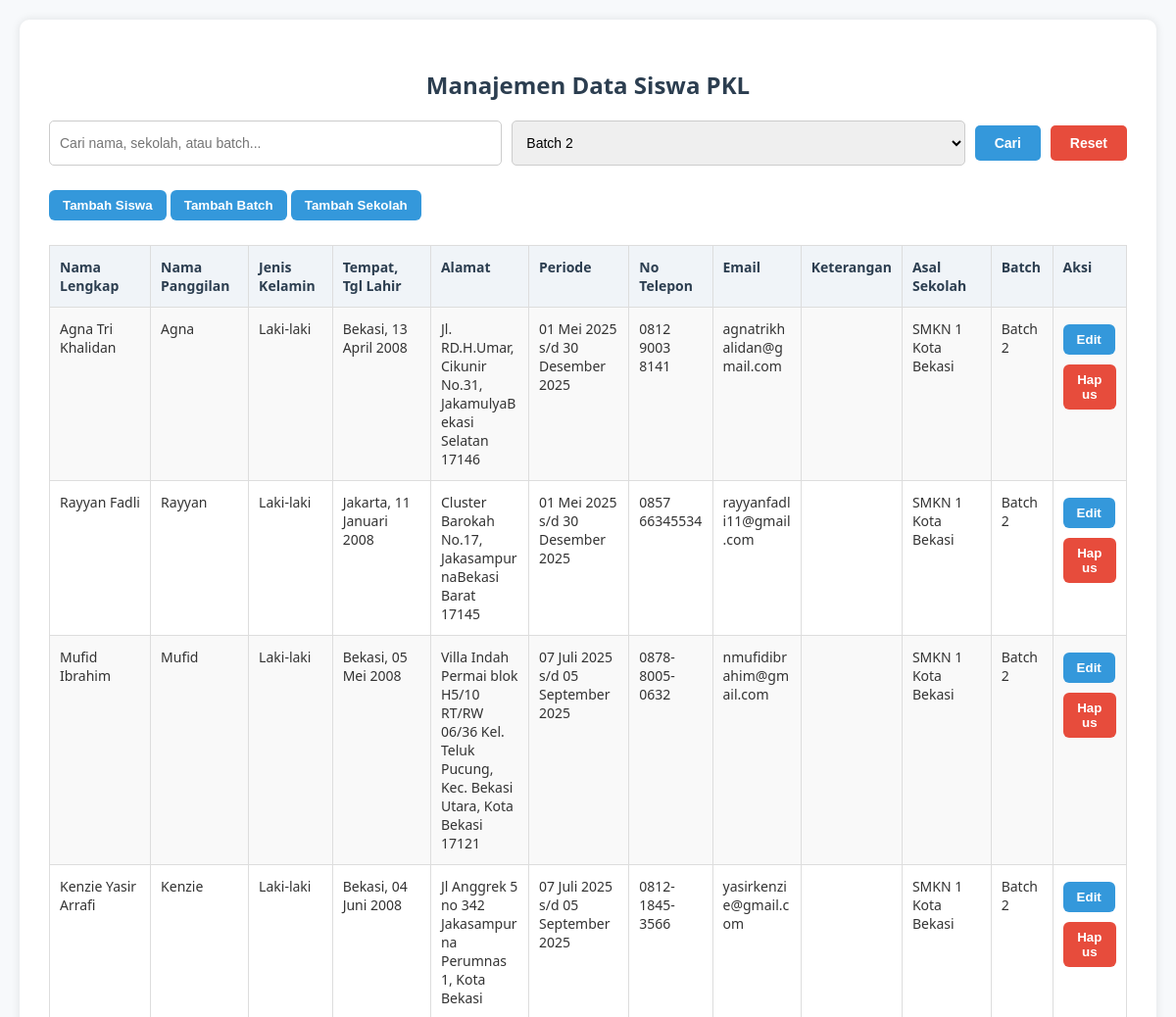
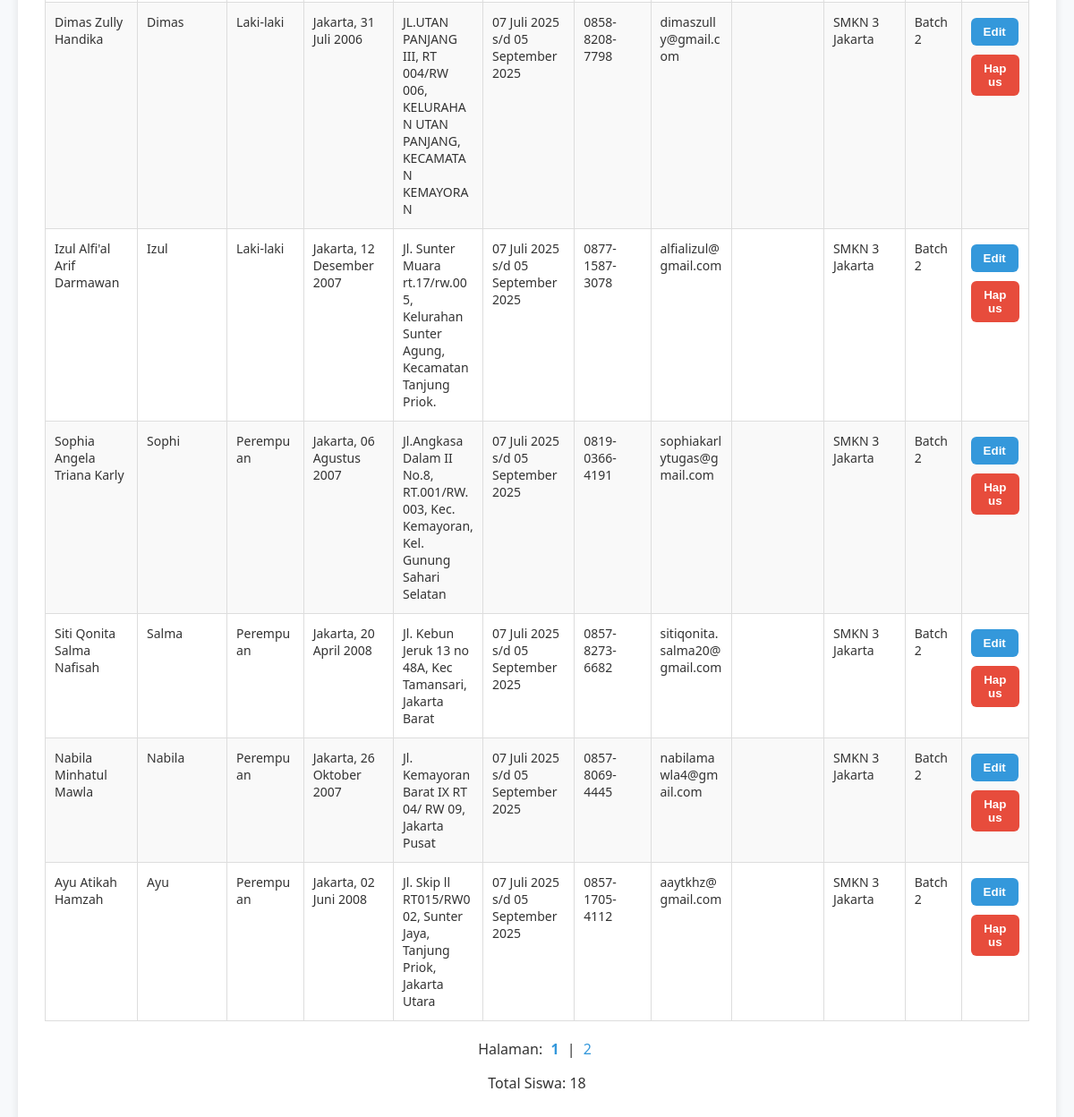
/index.php?batch_id=2, run on the app's committed database (2 pictures, top to bottom).
### tables this page shows
CREATE TABLE `siswa` (
  `id` int NOT NULL,
  `nama_lengkap` varchar(255) NOT NULL,
  `jenis_kelamin` enum('Laki-laki','Perempuan') DEFAULT NULL,
  `nama_panggilan` varchar(255) DEFAULT NULL,
  `tempat_lahir` varchar(255) DEFAULT NULL,
  `tanggal_lahir` date DEFAULT NULL,
  `alamat` varchar(255) DEFAULT NULL,
  `periode_mulai` date DEFAULT NULL,
  `periode_selesai` date DEFAULT NULL,
  `no_telepon` varchar(20) DEFAULT NULL,
  `email` varchar(255) DEFAULT NULL,
  `keterangan` text,
  `batch_id` int NOT NULL,
  `asal_sekolah_id` int NOT NULL
);

CREATE TABLE `asal_sekolah` (
  `id` int NOT NULL,
  `nama_sekolah` varchar(255) NOT NULL
);

CREATE TABLE `batch` (
  `id` int NOT NULL,
  `nama_batch` varchar(255) NOT NULL
);

### routes/students.php (called while the page is built, shortened)
<?php
function getStudents($pdo, $search = '', $batch_id = null, $page = 1, $perPage = 10) {
    $offset = ($page - 1) * $perPage;
    $search = '%' . $search . '%';
    $query = "
        SELECT s.*, a.nama_sekolah, b.nama_batch
        FROM siswa s
        JOIN asal_sekolah a ON s.asal_sekolah_id = a.id
        JOIN batch b ON s.batch_id = b.id
        WHERE (s.nama_lengkap LIKE :search OR s.nama_panggilan LIKE :search OR a.nama_sekolah LIKE :search OR b.nama_batch LIKE :search)
    ";
    $params = [':search' => $search];
    if ($batch_id !== null) {
        $query .= " AND s.batch_id = :batch_id";
        $params[':batch_id'] = $batch_id;
    }
    $query .= " ORDER BY a.nama_sekolah LIMIT :perPage OFFSET :offset";
    $stmt = $pdo->prepare($query);
    foreach ($params as $key => $value) {
        $stmt->bindValue($key, $value);
    }
    $stmt->bindValue(':perPage', (int)$perPage, PDO::PARAM_INT);
    $stmt->bindValue(':offset', (int)$offset, PDO::PARAM_INT);
    $stmt->execute();
    return $stmt->fetchAll(PDO::FETCH_ASSOC);
}
function getTotalStudents($pdo, $search = '', $batch_id = null) {
    $search = '%' . $search . '%';
    $query = "
        SELECT COUNT(*)
        FROM siswa s
        JOIN asal_sekolah a ON s.asal_sekolah_id = a.id
        JOIN batch b ON s.batch_id = b.id
        WHERE (s.nama_lengkap LIKE :search OR s.nama_panggilan LIKE :search OR a.nama_sekolah LIKE :search OR b.nama_batch LIKE :search)
    ";
    $params = [':search' => $search];
    if ($batch_id !== null) {
        $query .= " AND s.batch_id = :batch_id";
        $params[':batch_id'] = $batch_id;
    }
    $stmt = $pdo->prepare($query);
    foreach ($params as $key => $value) {
        $stmt->bindValue($key, $value);
    }
    $stmt->execute();
    return $stmt->fetchColumn();
}

### routes/batches.php (called while the page is built, shortened)
<?php
function getBatches($pdo) {
    $stmt = $pdo->query("SELECT * FROM batch");
    return $stmt->fetchAll(PDO::FETCH_ASSOC);
}
?>

### public/index.php (the view, shortened to what this page needs)
<?php
require_once '../config/database.php';
require_once '../routes/students.php';
require_once '../routes/batches.php';
$search = $_GET['search'] ?? '';
$batch_id = isset($_GET['batch_id']) && $_GET['batch_id'] !== '' ? (int)$_GET['batch_id'] : null;
$page = (int)($_GET['page'] ?? 1);
$perPage = 10;
$students = getStudents($pdo, $search, $batch_id, $page, $perPage);
$totalStudents = getTotalStudents($pdo, $search, $batch_id);
$totalPages = ceil($totalStudents / $perPage);
$batches = getBatches($pdo);
function tanggalIndo($tanggal, $withDay = true) {
    $bulanIndo = [
        1 => 'Januari', 2 => 'Februari', 3 => 'Maret',
        4 => 'April', 5 => 'Mei', 6 => 'Juni',
        7 => 'Juli', 8 => 'Agustus', 9 => 'September',
        10 => 'Oktober', 11 => 'November', 12 => 'Desember'
    ];
    $tgl = date('d', strtotime($tanggal));
    $bln = (int)date('m', strtotime($tanggal));
    $thn = date('Y', strtotime($tanggal));
    return $withDay ? "$tgl {$bulanIndo[$bln]} $thn" : "{$bulanIndo[$bln]} $thn";
}
?>
<!DOCTYPE html>
<html>
<head>
    <link rel="stylesheet" href="css/style.css">
</head>
<body>
    <div class="container">
        <h2>Manajemen Data Siswa PKL</h2>
        <form method="GET" class="search-form">
            <input type="text" name="search" value="<?= htmlspecialchars($search) ?>" placeholder="Cari nama, sekolah, atau batch...">
            <select name="batch_id">
                <?php foreach ($batches as $batch): ?>
                    <option value="<?= $batch['id'] ?>" <?= $batch_id === $batch['id'] ? 'selected' : '' ?>>
                        <?= htmlspecialchars($batch['nama_batch']) ?>
                    </option>
                <?php endforeach; ?>
            </select>
            <button type="submit" class="btn-primary">Cari</button>
            <?php if ($search || $batch_id !== null): ?>
                <a href="index.php"><button type="button" class="btn-danger">Reset</button></a>
            <?php endif; ?>
        </form>
        <a href="add_student.php"><button class="btn-primary">Tambah Siswa</button></a>
        <button onclick="openModal('batchModal')" class="btn-primary">Tambah Batch</button>
        <button onclick="openModal('schoolModal')" class="btn-primary">Tambah Sekolah</button>
        <table>
            <tr>
                <th>Nama Lengkap</th>
                <th>Nama Panggilan</th>
                <th>Jenis Kelamin</th>
                <th>Tempat, Tgl Lahir</th>
                <th>Alamat</th>
                <th>Periode</th>
                <th>No Telepon</th>
                <th>Email</th>
                <th>Keterangan</th>
                <th>Asal Sekolah</th>
                <th>Batch</th>
                <th>Aksi</th>
            </tr>
            <?php if (empty($students)): ?>
                <tr><td colspan="12">Tidak ada data ditemukan.</td></tr>
            <?php else: ?>
                <?php foreach ($students as $student): ?>
                <tr>
                    <td><?= htmlspecialchars($student['nama_lengkap']) ?></td>
                    <td><?= htmlspecialchars($student['nama_panggilan'] ?? '-') ?></td>
                    <td><?= htmlspecialchars($student['jenis_kelamin'] ?? '-') ?></td>
                    <td><?= htmlspecialchars(($student['tempat_lahir'] ?? '-') . ', ' . tanggalIndo($student['tanggal_lahir'])) ?></td>
                    <td><?= htmlspecialchars($student['alamat'] ?? '-') ?></td>
                    <td><?= htmlspecialchars(tanggalIndo($student['periode_mulai']) . ' s/d ' . tanggalIndo($student['periode_selesai'])) ?></td>
                    <td><?= htmlspecialchars($student['no_telepon'] ?? '-') ?></td>
                    <td><?= htmlspecialchars($student['email'] ?? '-') ?></td>
                    <td><?= htmlspecialchars($student['keterangan'] ?? '-') ?></td>
                    <td><?= htmlspecialchars($student['nama_sekolah']) ?></td>
                    <td><?= htmlspecialchars($student['nama_batch']) ?></td>
                    <td>
                        <a href="edit_student.php?id=<?= $student['id'] ?>"><button class="btn-primary">Edit</button></a>
                        <form method="POST" action="../routes/students.php" style="display:inline;">
                               <button type="submit" name="delete_student" class="btn-danger" onclick="return confirmDelete('Yakin ingin menghapus siswa ini?')">Hapus</button>
                        </form>
                    </td>
                </tr>
                <?php endforeach; ?>
            <?php endif; ?>
        </table>
        <?php if ($totalPages > 1): ?>
        <div class="pagination">
            <p>Halaman:
            <?php for ($i = 1; $i <= $totalPages; $i++): ?>
                <a href="index.php?page=<?= $i ?>&search=<?= urlencode($search) ?>&batch_id=<?= $batch_id ?? '' ?>" style="<?= $i === $page ? 'font-weight: bold;' : '' ?>">
                    <?= $i ?>
                </a><?= $i < $totalPages ? ' |' : '' ?>
            <?php endfor; ?>
            </p>
            <p>Total Siswa: <?= $totalStudents ?></p>
        </div>
        <?php endif; ?>
    </div>
</body>
</html>

### public/css/style.css (style rules this page uses)
body { font-family: 'Segoe UI', Tahoma, Geneva, Verdana, sans-serif; background: #f9f9f9; margin: 0; padding: 20px; color: #333; }
.container { max-width: 1200px; margin: auto; background: white; padding: 30px; border-radius: 10px; box-shadow: 0 2px 8px rgba(0,0,0,0.1); }
h2, h3 { color: #2c3e50; margin-bottom: 10px; }
button { border: none; border-radius: 6px; padding: 8px 14px; cursor: pointer; margin: 5px 0; font-weight: bold; }
.btn-primary { background-color: #3498db; color: white; }
.btn-danger { background-color: #e74c3c; color: white; }
table { width: 100%; border-collapse: collapse; margin-top: 20px; }
table th, table td { padding: 10px; text-align: left; border-bottom: 1px solid #ddd; vertical-align: top; }
table th { background-color: #f4f6f8; color: #2c3e50; }

### public/index.php (style rules this page uses)
body { font-family: 'Segoe UI', Tahoma, Geneva, Verdana, sans-serif; background-color: #f7f9fb; margin: 0; padding: 20px; color: #333; }
.container { max-width: 1200px; margin: auto; background: #fff; padding: 30px; border-radius: 10px; box-shadow: 0 0 10px rgba(0, 0, 0, 0.1); }
h2 { margin-bottom: 20px; text-align: center; color: #2c3e50; }
.search-form { display: flex; flex-wrap: wrap; gap: 10px; margin-bottom: 20px; }
.search-form input[type="text"], .search-form select { padding: 10px; font-size: 14px; border-radius: 5px; border: 1px solid #ccc; flex: 1; }
.search-form button { padding: 10px 20px; font-size: 14px; border: none; border-radius: 5px; cursor: pointer; }
.btn-primary { background-color: #3498db; color: white; transition: background-color 0.3s; }
.btn-danger { background-color: #e74c3c; color: white; transition: background-color 0.3s; }
table { width: 100%; border-collapse: collapse; overflow-x: auto; display: block; }
table th, table td { padding: 12px 10px; border: 1px solid #ddd; text-align: left; vertical-align: top; word-wrap: break-word; max-width: 200px; }
table th { background-color: #f0f4f8; font-weight: bold; }
table tr:nth-child(even) { background-color: #f9f9f9; }
table td, table th { font-size: 14px; }
table td { white-space: normal; word-break: break-word; }
.pagination { margin-top: 20px; text-align: center; }
.pagination a { margin: 0 5px; text-decoration: none; color: #3498db; }

### data on the page
siswa: nama_lengkap "Agna Tri Khalidan", nama_panggilan "Agna", jenis_kelamin "Laki-laki", tempat_lahir+tanggal_lahir "Bekasi, 13 April 2008", alamat "Jl. RD.H.Umar, Cikunir No.31, JakamulyaBekasi Selatan 17146", periode_mulai+periode_selesai "01 Mei 2025 s/d 30 Desember 2025", no_telepon "0812 9003 8141", email "agnatrikhalidan@gmail.com", asal_sekolah.nama_sekolah "SMKN 1 Kota Bekasi", batch.nama_batch "Batch 2"
siswa: nama_lengkap "Rayyan Fadli", nama_panggilan "Rayyan", jenis_kelamin "Laki-laki", tempat_lahir+tanggal_lahir "Jakarta, 11 Januari 2008", alamat "Cluster Barokah No.17, JakasampurnaBekasi Barat 17145", periode_mulai+periode_selesai "01 Mei 2025 s/d 30 Desember 2025", no_telepon "0857 66345534", email "rayyanfadli11@gmail.com", asal_sekolah.nama_sekolah "SMKN 1 Kota Bekasi", batch.nama_batch "Batch 2"
siswa: nama_lengkap "Mufid Ibrahim", nama_panggilan "Mufid", jenis_kelamin "Laki-laki", tempat_lahir+tanggal_lahir "Bekasi, 05 Mei 2008", alamat "Villa Indah Permai blok H5/10 RT/RW 06/36 Kel. Teluk Pucung, Kec. Bekasi Utara, Kota Bekasi 17121", periode_mulai+periode_selesai "07 Juli 2025 s/d 05 September 2025", no_telepon "0878-8005-0632", email "nmufidibrahim@gmail.com", asal_sekolah.nama_sekolah "SMKN 1 Kota Bekasi", batch.nama_batch "Batch 2"
siswa: nama_lengkap "Kenzie Yasir Arrafi", nama_panggilan "Kenzie", jenis_kelamin "Laki-laki", tempat_lahir+tanggal_lahir "Bekasi, 04 Juni 2008", alamat "Jl Anggrek 5 no 342 Jakasampurna Perumnas 1, Kota Bekasi", periode_mulai+periode_selesai "07 Juli 2025 s/d 05 September 2025", no_telepon "0812-1845-3566", email "yasirkenzie@gmail.com", asal_sekolah.nama_sekolah "SMKN 1 Kota Bekasi", batch.nama_batch "Batch 2"
siswa: nama_lengkap "Dimas Zully Handika", nama_panggilan "Dimas", jenis_kelamin "Laki-laki", tempat_lahir+tanggal_lahir "Jakarta, 31 Juli 2006", alamat "JL.UTAN PANJANG III, RT 004/RW 006, KELURAHAN UTAN PANJANG, KECAMATAN KEMAYORAN", periode_mulai+periode_selesai "07 Juli 2025 s/d 05 September 2025", no_telepon "0858-8208-7798", email "dimaszully@gmail.com", asal_sekolah.nama_sekolah "SMKN 3 Jakarta", batch.nama_batch "Batch 2"
siswa: nama_lengkap "Izul Alfi'al Arif Darmawan", nama_panggilan "Izul", jenis_kelamin "Laki-laki", tempat_lahir+tanggal_lahir "Jakarta, 12 Desember 2007", alamat "Jl. Sunter Muara rt.17/rw.005, Kelurahan Sunter Agung, Kecamatan Tanjung Priok.", periode_mulai+periode_selesai "07 Juli 2025 s/d 05 September 2025", no_telepon "0877-1587-3078", email "alfializul@gmail.com", asal_sekolah.nama_sekolah "SMKN 3 Jakarta", batch.nama_batch "Batch 2"
siswa: nama_lengkap "Sophia Angela Triana Karly", nama_panggilan "Sophi", jenis_kelamin "Perempuan", tempat_lahir+tanggal_lahir "Jakarta, 06 Agustus 2007", alamat "Jl.Angkasa Dalam II No.8, RT.001/RW.003, Kec. Kemayoran, Kel. Gunung Sahari Selatan", periode_mulai+periode_selesai "07 Juli 2025 s/d 05 September 2025", no_telepon "0819-0366-4191", email "sophiakarlytugas@gmail.com", asal_sekolah.nama_sekolah "SMKN 3 Jakarta", batch.nama_batch "Batch 2"
siswa: nama_lengkap "Siti Qonita Salma Nafisah", nama_panggilan "Salma", jenis_kelamin "Perempuan", tempat_lahir+tanggal_lahir "Jakarta, 20 April 2008", alamat "Jl. Kebun Jeruk 13 no 48A, Kec Tamansari, Jakarta Barat", periode_mulai+periode_selesai "07 Juli 2025 s/d 05 September 2025", no_telepon "0857-8273-6682", email "sitiqonita.salma20@gmail.com", asal_sekolah.nama_sekolah "SMKN 3 Jakarta", batch.nama_batch "Batch 2"
siswa: nama_lengkap "Nabila Minhatul Mawla", nama_panggilan "Nabila", jenis_kelamin "Perempuan", tempat_lahir+tanggal_lahir "Jakarta, 26 Oktober 2007", alamat "Jl. Kemayoran Barat IX RT 04/ RW 09, Jakarta Pusat", periode_mulai+periode_selesai "07 Juli 2025 s/d 05 September 2025", no_telepon "0857-8069-4445", email "nabilamawla4@gmail.com", asal_sekolah.nama_sekolah "SMKN 3 Jakarta", batch.nama_batch "Batch 2"
siswa: nama_lengkap "Ayu Atikah Hamzah", nama_panggilan "Ayu", jenis_kelamin "Perempuan", tempat_lahir+tanggal_lahir "Jakarta, 02 Juni 2008", alamat "Jl. Skip ll RT015/RW002, Sunter Jaya, Tanjung Priok, Jakarta Utara", periode_mulai+periode_selesai "07 Juli 2025 s/d 05 September 2025", no_telepon "0857-1705-4112", email "aaytkhz@gmail.com", asal_sekolah.nama_sekolah "SMKN 3 Jakarta", batch.nama_batch "Batch 2"

### other printed values
$totalStudents "18"
form field batch_id "Batch 2"
